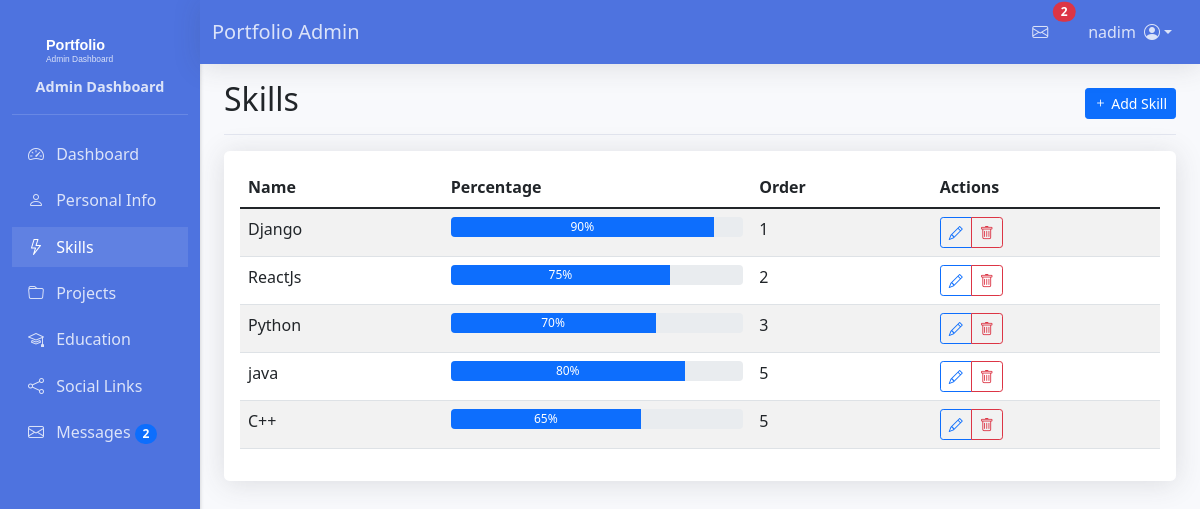
Screenshot of /dashboard/skills/ (signed in) with the database file from the repository.
### portfolio/models.py (models this page shows, shortened)
class Skill(models.Model):
    name = models.CharField(max_length=100)
    percentage = models.IntegerField()
    order = models.IntegerField(default=0)
    class Meta:
        ordering = ['order']

### portfolio/views.py (the view)
# urls.py: path('dashboard/skills/', views.skill_list, name='skill_list'),
@login_required
def skill_list(request):
    skills = Skill.objects.all()
    return render(request, 'portfolio/admin/skill_list.html', {'skills': skills})

### portfolio/context_processors.py (called while the page is built)
def unread_messages(request):
    if request.user.is_authenticated:
        unread_count = ContactMessage.objects.filter(is_read=False).count()
        recent_unread_messages = ContactMessage.objects.filter(is_read=False).order_by('-created_at')[:5]
        return {
            'unread_count': unread_count,
            'recent_messages': recent_unread_messages
        }
    return {
        'unread_count': 0,
        'recent_messages': []
    }

### portfolio/templates/portfolio/admin/skill_list.html (shortened to what this page needs)
{% extends 'portfolio/admin/base_admin.html' %}
{% block page_title %}Skills{% endblock %}
{% block page_actions %}
<div class="btn-toolbar mb-2 mb-md-0">
    <a href="{% url 'portfolio:skill_add' %}" class="btn btn-sm btn-primary">
        <i class="bi bi-plus"></i> Add Skill
    </a>
</div>
{% endblock %}
{% block admin_content %}
<div class="card">
    <div class="card-body">
        {% if skills %}
        <div class="table-responsive">
            <table class="table table-striped table-hover">
                <thead>
                    <tr>
                        <th>Name</th>
                        <th>Percentage</th>
                        <th>Order</th>
                        <th>Actions</th>
                    </tr>
                </thead>
                <tbody>
                    {% for skill in skills %}
                    <tr>
                        <td>{{ skill.name }}</td>
                        <td>
                            <div class="progress" style="height: 20px;">
                                <div class="progress-bar" role="progressbar"
                                     style="width: {{ skill.percentage }}%;"
                                     aria-valuenow="{{ skill.percentage }}"
                                     aria-valuemin="0"
                                     aria-valuemax="100">
                                    {{ skill.percentage }}%
                                </div>
                            </div>
                        </td>
                        <td>{{ skill.order }}</td>
                        <td>
                            <div class="btn-group" role="group">
                                <a href="{% url 'portfolio:skill_edit' skill.pk %}"
                                   class="btn btn-sm btn-outline-primary">
                                    <i class="bi bi-pencil"></i>
                                </a>
                                <button type="button"
                                        class="btn btn-sm btn-outline-danger"
                                        data-bs-toggle="modal"
                                        data-bs-target="#deleteModal{{ skill.pk }}">
                                    <i class="bi bi-trash"></i>
                                </button>
                            </div>
                        </td>
                    </tr>
                    {% endfor %}
                </tbody>
            </table>
        </div>
        {% else %}
        <p class="text-center my-5">No skills added yet. Click the "Add Skill" button to create one.</p>
        {% endif %}
    </div>
</div>
{% endblock %}

### portfolio/templates/portfolio/admin/base_admin.html (shortened to what this page needs)
{% load static %}
<!DOCTYPE html>
<html lang="en">
<head>
    <link href="https://cdn.jsdelivr.net/npm/bootstrap@5.1.3/dist/css/bootstrap.min.css" rel="stylesheet">
    <link href="https://cdn.jsdelivr.net/npm/bootstrap-icons@1.8.1/font/bootstrap-icons.css" rel="stylesheet">
</head>
<body>
    {% if user.is_authenticated and request.path|slice:":10" == '/dashboard' %}
    <nav class="navbar navbar-expand-lg navbar-light bg-white fixed-top">
        <div class="container-fluid">
            <a class="navbar-brand mx-auto mx-md-0" href="{% url 'portfolio:admin_dashboard' %}">
                Portfolio Admin
            </a>
            <div class="d-flex align-items-center order-lg-2">
                {% if user.is_authenticated %}
                <div class="nav-item dropdown me-2">
                    <a class="nav-link position-relative" href="#" id="messagesDropdown" role="button" data-bs-toggle="dropdown" data-bs-auto-close="outside" aria-expanded="false">
                        <i class="bi bi-envelope"></i>
                        {% if unread_count > 0 %}
                            <span class="position-absolute top-0 start-100 translate-middle badge rounded-pill bg-danger">
                                {{ unread_count }}
                            </span>
                        {% endif %}
                    </a>
                </div>
                <div class="nav-item dropdown">
                    <a class="nav-link dropdown-toggle d-flex align-items-center" href="#" role="button" id="userDropdown" data-bs-toggle="dropdown" aria-expanded="false">
                        <span class="d-none d-lg-inline me-2">{{ request.user.username }}</span>
                        <i class="bi bi-person-circle"></i>
                    </a>
                </div>
                {% endif %}
            </div>
        </div>
    </nav>
    {% endif %}
{% block content %}
{% if user.is_authenticated %}
<div class="container-fluid">
    <div class="row">
        <nav id="sidebar" class="col-md-3 col-lg-2 d-md-block sidebar">
            <div class="position-sticky pt-3">
                <div class="sidebar-brand">
                    <img src="{% static 'portfolio/img/logo.svg' %}" alt="Portfolio Logo">
                    <span class="sidebar-brand-text">Admin Dashboard</span>
                </div>
                <ul class="nav flex-column">
                    <li class="nav-item">
                        <a class="nav-link {% if request.resolver_match.url_name == 'admin_dashboard' %}active{% endif %}"
                           href="{% url 'portfolio:admin_dashboard' %}">
                            <i class="bi bi-speedometer2"></i> Dashboard
                        </a>
                    </li>
                    <li class="nav-item">
                        <a class="nav-link {% if 'personal-info' in request.path %}active{% endif %}"
                           href="{% url 'portfolio:personal_info_edit' %}">
                            <i class="bi bi-person"></i> Personal Info
                        </a>
                    </li>
                    <li class="nav-item">
                        <a class="nav-link {% if 'skills' in request.path %}active{% endif %}"
                           href="{% url 'portfolio:skill_list' %}">
                            <i class="bi bi-lightning"></i> Skills
                        </a>
                    </li>
                    <li class="nav-item">
                        <a class="nav-link {% if 'projects' in request.path %}active{% endif %}"
                           href="{% url 'portfolio:project_list' %}">
                            <i class="bi bi-folder"></i> Projects
                        </a>
                    </li>
                    <li class="nav-item">
                        <a class="nav-link {% if 'education' in request.path %}active{% endif %}"
                           href="{% url 'portfolio:education_list' %}">
                            <i class="bi bi-mortarboard"></i> Education
                        </a>
                    </li>
                    <li class="nav-item">
                        <a class="nav-link {% if 'social-links' in request.path %}active{% endif %}"
                           href="{% url 'portfolio:social_link_list' %}">
                            <i class="bi bi-share"></i> Social Links
                        </a>
                    </li>
                    <li class="nav-item">
                        <a class="nav-link {% if request.resolver_match.url_name == 'message_list' %}active{% endif %}"
                           href="{% url 'portfolio:message_list' %}">
                            <i class="bi bi-envelope"></i>
                            Messages
                            {% if unread_count > 0 %}
                            <span class="badge bg-primary rounded-pill">{{ unread_count }}</span>
                            {% endif %}
                        </a>
                    </li>
                </ul>
            </div>
        </nav>
        <main class="col-md-9 ms-sm-auto col-lg-10 px-md-4">
            <div class="d-flex justify-content-between flex-wrap flex-md-nowrap align-items-center pt-3 pb-2 mb-3 border-bottom">
                <h1 class="h2">{% block page_title %}{% endblock %}</h1>
                {% block page_actions %}{% endblock %}
            </div>
            {% block admin_content %}{% endblock %}
        </main>
    </div>
</div>
{% else %}
<div class="container mt-5">
    <div class="alert alert-warning">
        Please <a href="{% url 'login' %}">log in</a> to access the admin dashboard.
    </div>
</div>
{% endif %}
{% endblock %}
</body>
</html>

### rows the page displays
Skill: name "Django", percentage "90", order "1"
Skill: name "ReactJs", percentage "75", order "2"
Skill: name "Python", percentage "70", order "3"
Skill: name "java", percentage "80", order "5"
Skill: name "C++", percentage "65", order "5"

### other values shown
{{ unread_count }} "2"
{{ request.user.username }} "nadim"
